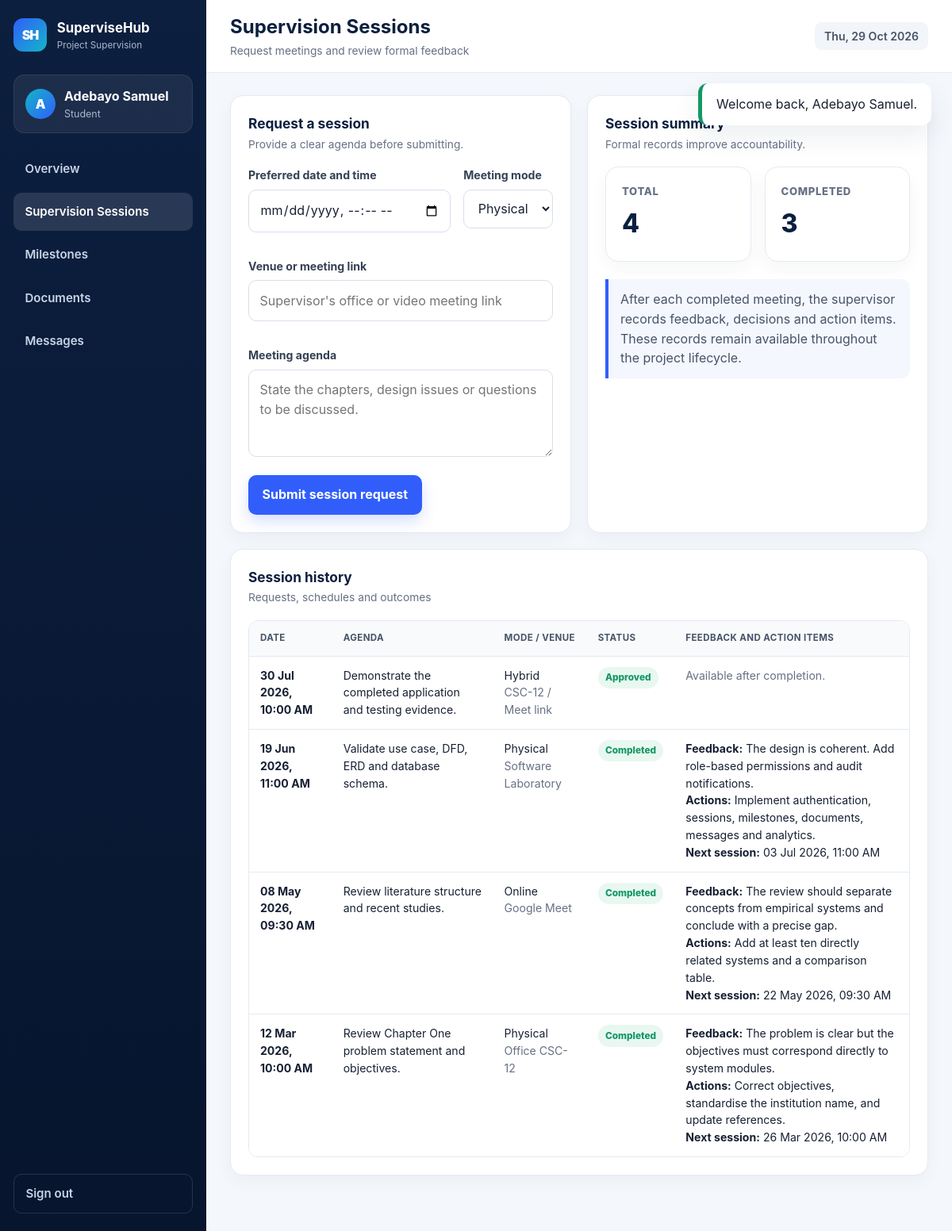
Screenshot of /index.php?page=student-sessions (signed in) with the database file from the repository.
### tables this page shows
CREATE TABLE sessions (
 id INT UNSIGNED AUTO_INCREMENT PRIMARY KEY,
 project_id INT UNSIGNED NOT NULL,
 requested_by INT UNSIGNED NOT NULL,
 scheduled_at DATETIME NOT NULL,
 mode VARCHAR(20) NOT NULL DEFAULT 'physical',
 venue_or_link VARCHAR(255) NULL,
 agenda TEXT NOT NULL,
 status VARCHAR(30) NOT NULL DEFAULT 'requested',
 supervisor_feedback TEXT NULL,
 decisions TEXT NULL,
 action_items TEXT NULL,
 next_session_date DATETIME NULL,
 completed_at DATETIME NULL,
 created_at DATETIME NOT NULL DEFAULT CURRENT_TIMESTAMP,
 updated_at DATETIME NULL DEFAULT NULL ON UPDATE CURRENT_TIMESTAMP,
 CONSTRAINT fk_sessions_project FOREIGN KEY(project_id) REFERENCES projects(id) ON DELETE CASCADE,
 CONSTRAINT fk_sessions_requester FOREIGN KEY(requested_by) REFERENCES users(id) ON DELETE CASCADE,
 INDEX idx_sessions_project_status(project_id,status), INDEX idx_sessions_scheduled(scheduled_at)
);

### index.php (called while the page is built, shortened)
<?php
require __DIR__ . '/includes/bootstrap.php';
$page = $_GET['page'] ?? (is_logged_in() ? dashboard_page(current_user()['role']) : 'home');
$routes = [
 'home'=>'home.php','login'=>'login.php','register'=>'register.php',
 'student-dashboard'=>'student_dashboard.php','student-sessions'=>'student_sessions.php','student-milestones'=>'student_milestones.php','student-documents'=>'student_documents.php',
 'supervisor-dashboard'=>'supervisor_dashboard.php','supervisor-students'=>'supervisor_students.php','supervisor-project'=>'supervisor_project.php','supervisor-sessions'=>'supervisor_sessions.php','supervisor-milestones'=>'supervisor_milestones.php',
 'admin-dashboard'=>'admin_dashboard.php','admin-users'=>'admin_users.php','admin-assignments'=>'admin_assignments.php','admin-projects'=>'admin_projects.php','admin-reports'=>'admin_reports.php',
 'messages'=>'messages.php'
];
include __DIR__ . '/views/' . $routes[$page];

### includes/functions.php (called while the page is built, shortened)
<?php
function e(?string $value): string { return htmlspecialchars($value ?? '', ENT_QUOTES, 'UTF-8'); }
function url(string $path = ''): string {
    global $config;
    return $config['base_url'] . ($path ? '/' . ltrim($path, '/') : '');
}
function current_user(): ?array { return $_SESSION['user'] ?? null; }
function db_one(string $sql, array $params = []): ?array {
    global $pdo; $st = $pdo->prepare($sql); $st->execute($params); $r = $st->fetch(); return $r ?: null;
}
function db_all(string $sql, array $params = []): array {
    global $pdo; $st = $pdo->prepare($sql); $st->execute($params); return $st->fetchAll();
}
function format_date(?string $value, string $format = 'd M Y, h:i A'): string {
    if (!$value) return 'Not set'; return date($format, strtotime($value));
}
function status_class(string $status): string {
    return match(strtolower($status)) {
        'approved','completed','active','submitted' => 'success',
        'requested','pending','in progress','in_progress','rescheduled' => 'warning',
        'revision','cancelled','rejected','inactive','overdue' => 'danger',
        default => 'neutral'
    };
}
function project_for_student(int $studentId): ?array {
    return db_one("SELECT p.*, u.full_name supervisor_name, u.email supervisor_email FROM projects p LEFT JOIN users u ON u.id=p.supervisor_id WHERE p.student_id=? ORDER BY p.id DESC LIMIT 1", [$studentId]);
}

### config/app.php (called while the page is built)
<?php
return [
    'name' => getenv('APP_NAME') ?: 'SuperviseHub',
    'institution' => getenv('INSTITUTION_NAME') ?: 'Crawford University',
    'department' => getenv('DEPARTMENT_NAME') ?: 'Department of Computer Science',
    'base_url' => rtrim(getenv('APP_URL') ?: 'http://localhost:8000', '/'),
    'timezone' => getenv('APP_TIMEZONE') ?: 'Africa/Lagos',
    'upload_dir' => dirname(__DIR__) . '/uploads',
    'max_upload_bytes' => 5 * 1024 * 1024,
];

### includes/bootstrap.php (called while the page is built, shortened)
<?php
$config = require dirname(__DIR__) . '/config/app.php';
date_default_timezone_set($config['timezone']);
require dirname(__DIR__) . '/config/database.php';
require __DIR__ . '/functions.php';

### views/student_sessions.php (the view)
<?php require_role('student');$pageTitle='Supervision Sessions';$pageSubtitle='Request meetings and review formal feedback';$project=project_for_student((int)current_user()['id']);$sessions=$project?db_all("SELECT * FROM sessions WHERE project_id=? ORDER BY scheduled_at DESC",[$project['id']]):[];include __DIR__.'/../includes/layout_top.php'; ?>
<div class="split-grid"><section class="card"><div class="card-header"><div><h2>Request a session</h2><p>Provide a clear agenda before submitting.</p></div></div><?php if(!$project): ?><div class="callout">A project must be assigned before sessions can be requested.</div><?php else: ?><form method="post" action="<?= e(url('actions.php')) ?>"><input type="hidden" name="csrf" value="<?= e(csrf_token()) ?>"><input type="hidden" name="action" value="request_session"><div class="form-grid"><div class="form-group"><label>Preferred date and time</label><input type="datetime-local" name="scheduled_at" required></div><div class="form-group"><label>Meeting mode</label><select name="mode"><option value="physical">Physical</option><option value="online">Online</option><option value="hybrid">Hybrid</option></select></div><div class="form-group full"><label>Venue or meeting link</label><input name="venue_or_link" placeholder="Supervisor's office or video meeting link"></div><div class="form-group full"><label>Meeting agenda</label><textarea name="agenda" required placeholder="State the chapters, design issues or questions to be discussed."></textarea></div></div><button class="button" type="submit">Submit session request</button></form><?php endif; ?></section>
<section class="card"><div class="card-header"><div><h2>Session summary</h2><p>Formal records improve accountability.</p></div></div><div class="stats-grid" style="grid-template-columns:repeat(2,1fr)"><div class="stat-card"><div class="stat-label">Total</div><div class="stat-value"><?= count($sessions) ?></div></div><div class="stat-card"><div class="stat-label">Completed</div><div class="stat-value"><?= count(array_filter($sessions,fn($s)=>$s['status']==='completed')) ?></div></div></div><div class="callout">After each completed meeting, the supervisor records feedback, decisions and action items. These records remain available throughout the project lifecycle.</div></section></div>
<div class="card"><div class="card-header"><div><h2>Session history</h2><p>Requests, schedules and outcomes</p></div></div><?php if(!$sessions): ?><div class="empty-state">No session records are available.</div><?php else: ?><div class="table-wrap"><table><thead><tr><th>Date</th><th>Agenda</th><th>Mode / Venue</th><th>Status</th><th>Feedback and action items</th></tr></thead><tbody><?php foreach($sessions as $s): ?><tr><td><strong><?= e(format_date($s['scheduled_at'])) ?></strong></td><td><?= e($s['agenda']) ?></td><td><?= e(ucfirst($s['mode'])) ?><br><span class="muted"><?= e($s['venue_or_link']) ?></span></td><td><span class="badge <?= status_class($s['status']) ?>"><?= e($s['status']) ?></span></td><td><?php if($s['status']==='completed'): ?><strong>Feedback:</strong> <?= e($s['supervisor_feedback']) ?><br><strong>Actions:</strong> <?= e($s['action_items']) ?><br><strong>Next session:</strong> <?= e(format_date($s['next_session_date'])) ?><?php else: ?><span class="muted">Available after completion.</span><?php endif; ?></td></tr><?php endforeach; ?></tbody></table></div><?php endif; ?></div>
<?php include __DIR__.'/../includes/layout_bottom.php'; ?>

### assets/css/app.css (style rules this page uses)
:root { --navy:#0c1f3f;--navy2:#132c55;--blue:#315efb;--cyan:#13b5c8;--bg:#f4f7fb;--card:#fff;--text:#172033;--muted:#667085;--line:#e5eaf2;--success:#159766;--warning:#d88700;--danger:#d64545;--shadow:0 14px 35px rgba(17,36,75,.08) }
* { box-sizing:border-box }
html { scroll-behavior:smooth }
body { margin:0;font-family:Inter,Segoe UI,Arial,sans-serif;color:var(--text);background:var(--bg);line-height:1.55 }
button,input,select,textarea { font:inherit }
button { cursor:pointer }
.button,.btn { display:inline-flex;align-items:center;justify-content:center;gap:.45rem;border:0;border-radius:10px;background:var(--blue);color:#fff;padding:.78rem 1.1rem;font-weight:700;box-shadow:0 8px 18px rgba(49,94,251,.2) }
.form-grid { display:grid;grid-template-columns:repeat(2,1fr);gap:16px }
.form-group { margin-bottom:16px }
.form-group.full { grid-column:1/-1 }
label { display:block;font-size:.88rem;font-weight:700;margin-bottom:7px;color:#344054 }
input,select,textarea { width:100%;border:1px solid #d8deea;border-radius:10px;padding:.78rem .85rem;background:#fff;color:var(--text);outline:none;transition:.2s }
textarea { min-height:110px;resize:vertical }
.app-shell { display:grid;grid-template-columns:260px 1fr;min-height:100vh }
.stats-grid { display:grid;grid-template-columns:repeat(4,1fr);gap:17px;margin-bottom:22px }
.stat-card { background:#fff;border:1px solid var(--line);border-radius:16px;padding:20px;box-shadow:0 8px 22px rgba(17,36,75,.045) }
.stat-label { font-size:.82rem;text-transform:uppercase;letter-spacing:.05em;color:var(--muted);font-weight:800 }
.stat-value { font-size:2rem;color:var(--navy);font-weight:850;margin:6px 0 2px }
.card { background:#fff;border:1px solid var(--line);border-radius:16px;padding:22px;box-shadow:0 8px 22px rgba(17,36,75,.04);margin-bottom:20px }
.card-header { display:flex;align-items:center;justify-content:space-between;gap:16px;margin-bottom:17px }
.card-header h2,.card-header h3 { margin:0;color:var(--navy);font-size:1.08rem }
.card-header p { margin:2px 0 0;color:var(--muted);font-size:.86rem }
.badge { display:inline-flex;align-items:center;padding:.28rem .58rem;border-radius:999px;font-size:.74rem;font-weight:800;text-transform:capitalize;background:#eef1f5;color:#596579 }
.badge.success { background:#e8f8f1;color:var(--success) }
.table-wrap { overflow-x:auto;border:1px solid var(--line);border-radius:12px }
table { width:100%;border-collapse:collapse;background:#fff }
th,td { padding:13px 14px;text-align:left;border-bottom:1px solid var(--line);font-size:.88rem;vertical-align:top }
th { background:#f8fafc;color:#475467;text-transform:uppercase;letter-spacing:.035em;font-size:.72rem }
tr:last-child td { border-bottom:0 }
.split-grid { display:grid;grid-template-columns:1fr 1fr;gap:20px }
.callout { border-left:4px solid var(--blue);padding:13px 15px;background:#f5f7ff;border-radius:0 10px 10px 0;color:#475467 }
.muted { color:var(--muted) }

### rows the page displays
sessions: scheduled_at "30 Jul 2026, 10:00 AM", agenda "Demonstrate the completed application and testing evidence.", mode "Hybrid", venue_or_link "CSC-12 / Meet link", status "Approved", shows "Available after completion."
sessions: scheduled_at "19 Jun 2026, 11:00 AM", agenda "Validate use case, DFD, ERD and database schema.", mode "Physical", venue_or_link "Software Laboratory", status "Completed", supervisor_feedback "The design is coherent. Add role-based permissions and audit notifications.", action_items "Implement authentication, sessions, milestones, documents, messages and analytics.", next_session_date "03 Jul 2026, 11:00 AM"
sessions: scheduled_at "08 May 2026, 09:30 AM", agenda "Review literature structure and recent studies.", mode "Online", venue_or_link "Google Meet", status "Completed", supervisor_feedback "The review should separate concepts from empirical systems and conclude with a precise gap.", action_items "Add at least ten directly related systems and a comparison table.", next_session_date "22 May 2026, 09:30 AM"
sessions: scheduled_at "12 Mar 2026, 10:00 AM", agenda "Review Chapter One problem statement and objectives.", mode "Physical", venue_or_link "Office CSC-12", status "Completed", supervisor_feedback "The problem is clear but the objectives must correspond directly to system modules.", action_items "Correct objectives, standardise the institution name, and update references.", next_session_date "26 Mar 2026, 10:00 AM"

### other values shown
$config['name'] "SuperviseHub"
substr($user['full_name'],0,1) "A"
$user['full_name'] "Adebayo Samuel"
$user['role'] "Student"
$pageTitle "Supervision Sessions"
$pageSubtitle "Request meetings and review formal feedback"
$f['message'] "Welcome back, Adebayo Samuel."
count($sessions) "4"
count(array_filter($sessions,fn($s)=>$s['status']==='completed')) "3"
